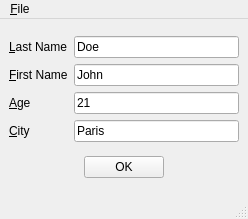
<?xml version="1.0" encoding="UTF-8"?>
<ui version="4.0">
 <class>MainWindow</class>
 <widget class="QMainWindow" name="MainWindow">
  <property name="geometry">
   <rect>
    <x>0</x>
    <y>0</y>
    <width>248</width>
    <height>219</height>
   </rect>
  </property>
  <property name="windowTitle">
   <string>MainWindow</string>
  </property>
  <widget class="QWidget" name="centralwidget">
   <layout class="QHBoxLayout" name="horizontalLayout_3">
    <item>
     <layout class="QVBoxLayout" name="verticalLayout_3">
      <item>
       <layout class="QHBoxLayout" name="horizontalLayout">
        <item>
         <layout class="QVBoxLayout" name="verticalLayout">
          <item>
           <widget class="QLabel" name="label_LastName">
            <property name="text">
             <string>&amp;Last Name</string>
            </property>
            <property name="buddy">
             <cstring>lineEdit_LastName</cstring>
            </property>
           </widget>
          </item>
          <item>
           <widget class="QLabel" name="label_FirstName">
            <property name="text">
             <string>&amp;First Name</string>
            </property>
            <property name="buddy">
             <cstring>lineEdit_FirstName</cstring>
            </property>
           </widget>
          </item>
          <item>
           <widget class="QLabel" name="label_Age">
            <property name="text">
             <string>&amp;Age</string>
            </property>
            <property name="buddy">
             <cstring>lineEdit_Age</cstring>
            </property>
           </widget>
          </item>
          <item>
           <widget class="QLabel" name="label_City">
            <property name="text">
             <string>&amp;City</string>
            </property>
            <property name="buddy">
             <cstring>lineEdit_City</cstring>
            </property>
           </widget>
          </item>
         </layout>
        </item>
        <item>
         <layout class="QVBoxLayout" name="verticalLayout_2">
          <item>
           <widget class="QLineEdit" name="lineEdit_LastName">
            <property name="text">
             <string>Doe</string>
            </property>
           </widget>
          </item>
          <item>
           <widget class="QLineEdit" name="lineEdit_FirstName">
            <property name="text">
             <string>John</string>
            </property>
           </widget>
          </item>
          <item>
           <widget class="QLineEdit" name="lineEdit_Age">
            <property name="text">
             <string>21</string>
            </property>
           </widget>
          </item>
          <item>
           <widget class="QLineEdit" name="lineEdit_City">
            <property name="text">
             <string>Paris</string>
            </property>
           </widget>
          </item>
         </layout>
        </item>
       </layout>
      </item>
      <item>
       <layout class="QHBoxLayout" name="horizontalLayout_2">
        <item>
         <spacer name="horizontalSpacer">
          <property name="orientation">
           <enum>Qt::Horizontal</enum>
          </property>
          <property name="sizeHint" stdset="0">
           <size>
            <width>40</width>
            <height>20</height>
           </size>
          </property>
         </spacer>
        </item>
        <item>
         <widget class="QPushButton" name="pushButton">
          <property name="text">
           <string>OK</string>
          </property>
         </widget>
        </item>
        <item>
         <spacer name="horizontalSpacer_2">
          <property name="orientation">
           <enum>Qt::Horizontal</enum>
          </property>
          <property name="sizeHint" stdset="0">
           <size>
            <width>40</width>
            <height>20</height>
           </size>
          </property>
         </spacer>
        </item>
       </layout>
      </item>
     </layout>
    </item>
   </layout>
  </widget>
  <widget class="QMenuBar" name="menubar">
   <property name="geometry">
    <rect>
     <x>0</x>
     <y>0</y>
     <width>248</width>
     <height>22</height>
    </rect>
   </property>
   <widget class="QMenu" name="menuFichier">
    <property name="title">
     <string>&amp;File</string>
    </property>
    <addaction name="actionNew"/>
    <addaction name="actionOpen"/>
   </widget>
   <addaction name="menuFichier"/>
  </widget>
  <widget class="QStatusBar" name="statusbar"/>
  <action name="actionNew">
   <property name="text">
    <string>&amp;New...</string>
   </property>
  </action>
  <action name="actionOpen">
   <property name="text">
    <string>&amp;Open...</string>
   </property>
  </action>
 </widget>
 <tabstops>
  <tabstop>lineEdit_LastName</tabstop>
  <tabstop>lineEdit_FirstName</tabstop>
  <tabstop>lineEdit_Age</tabstop>
  <tabstop>lineEdit_City</tabstop>
  <tabstop>pushButton</tabstop>
 </tabstops>
 <resources/>
 <connections/>
</ui>
